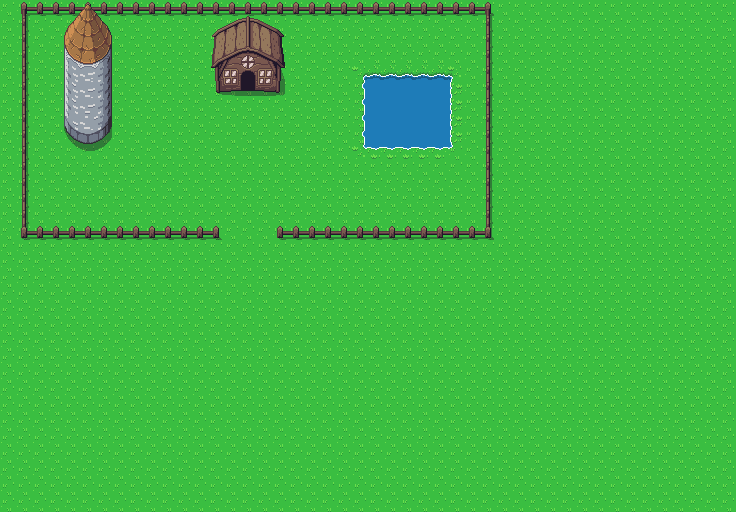

The image is a tile-based game level rendered from a .tmx file. Its description and source (layers, tilesets, objects; grid data summarised) follow:
An orthogonal 46x32 tile map with 16x16 px tiles, 3 tile layers (Ground, Fences, Buildings).

<map version="1.10" tiledversion="1.11.0" orientation="orthogonal" renderorder="left-down" width="46" height="32" tilewidth="16" tileheight="16" infinite="0" nextlayerid="5" nextobjectid="1">
 <tileset firstgid="1" name="Overworld" tilewidth="16" tileheight="16" tilecount="1440" columns="40">
  <image source="../img/overworld.png" width="640" height="576" />
 </tileset>
 <layer id="1" name="Ground" width="46" height="32">
  <data>[1472 cells, 1472 non-empty, 10 distinct tile ids]</data>
 </layer>
 <layer id="4" name="Fences" width="46" height="32">
  <data>[1472 cells, 83 non-empty, 8 distinct tile ids]</data>
 </layer>
 <layer id="3" name="Buildings" width="46" height="32">
  <data>[1472 cells, 55 non-empty, 52 distinct tile ids]</data>
 </layer>
</map>
